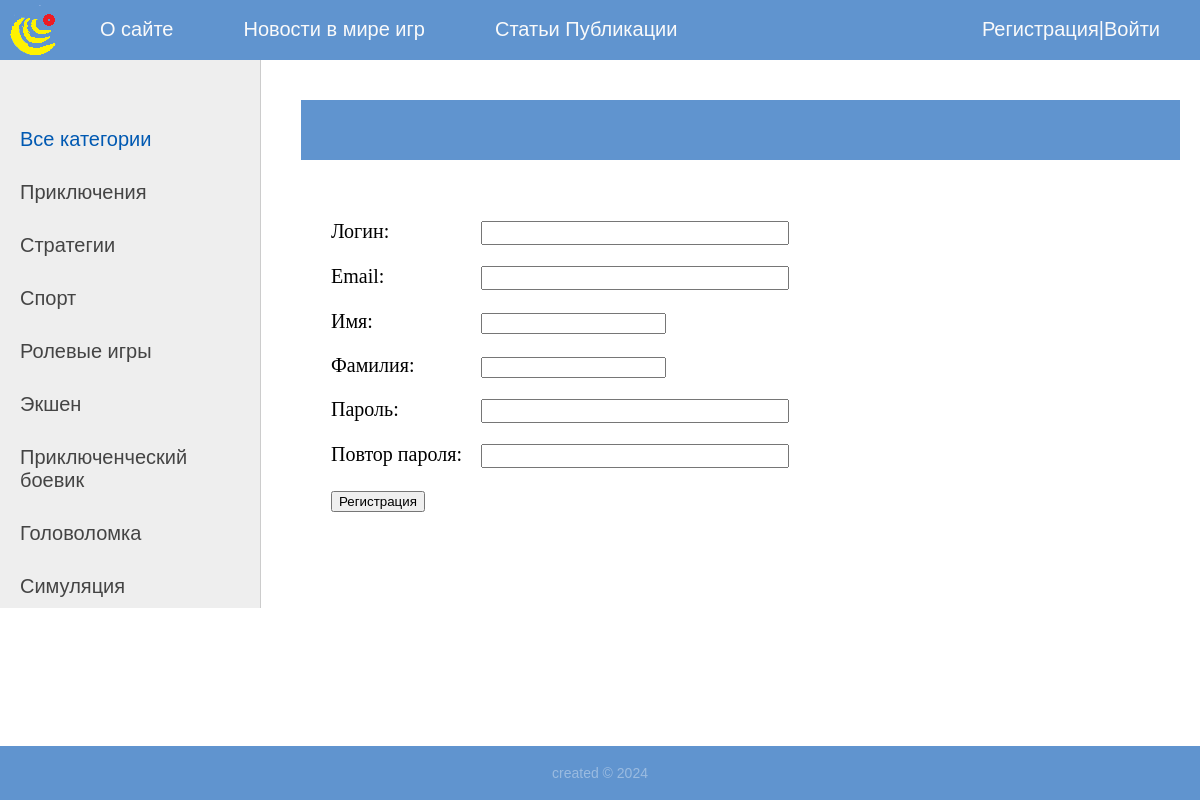
Screenshot of /register/ with the database file from the repository.
### blog/models.py (models this page shows, shortened)
class Category(models.Model):
    name = models.CharField(max_length=100, db_index=True, verbose_name='Категория')
    description = models.TextField(blank=True, verbose_name='Описание')
    slug = models.SlugField(max_length=255, unique=True, db_index=True, verbose_name="URL")
    def get_absolute_url(self):
        return reverse('category', kwargs={'cat_slug': self.slug})
    class Meta:
        verbose_name = 'Категории игр'
        verbose_name_plural = 'Категории игр'

### blog/views.py (the view)
# urls.py: path('register/', views.RegisterUser.as_view(), name='register'),
class RegisterUser(DataMixin, CreateView):
    form_class = RegisterUserForm
    template_name = 'users/register.html'
    success_url = reverse_lazy('login')
    def get_context_data(self, *, object_list=None, **kwargs):
        context = super().get_context_data(**kwargs)
        c_def = self.get_user_context(title="Регистрация")
        return dict(list(context.items()) + list(c_def.items()))

### blog/forms.py (shortened to what this page needs)
class RegisterUserForm(UserCreationForm):
    username = forms.CharField(label='Логин', widget=forms.TextInput(attrs={'class': 'form-input'}))
    email = forms.EmailField(label='Email', widget=forms.EmailInput(attrs={'class': 'form-input'}))
    password1 = forms.CharField(label='Пароль', widget=forms.PasswordInput(attrs={'class': 'form-input'}))
    password2 = forms.CharField(label='Повтор пароля', widget=forms.PasswordInput(attrs={'class': 'form-input'}))
    class Meta:
        model = User
        fields = ('username', 'email', 'first_name', 'last_name', 'password1', 'password2')
        labels = {
            'email': 'e-mail',
            'first_name': 'Имя',
            'last_name': 'Фамилия',
        }
        widget = {
            'email': forms.TextInput(attrs={'class': 'form-input'}),
            'first_name': forms.TextInput(attrs={'class': 'form-input'}),
            'last_name': forms.TextInput(attrs={'class': 'form-input'}),
        }

### blog/templatetags/blog_tags.py (called while the page is built)
@register.simple_tag()
def get_menu():
    return menu

### blog/utils.py (called while the page is built)
    def get_user_context(self, **kwargs):
        context = kwargs
        cats = Category.objects.annotate(Count('name'))
        context['cats'] = cats
        if 'cat_selected' not in context:
            context['cat_selected'] = 0
        return context

### templates/users/register.html (shortened to what this page needs)
{% extends 'blog/base.html' %}
{% load blog_tags %}
{% block content %}
                        <form method="post">
                            {% for f in form %}
                            <p><label class="form-label" for="{{ f.id_for_label }}">{{f.label}}: </label>{{ f }}</p>
                            {% endfor %}
                        <button type="submit">Регистрация</button>
                        </form>
{% endblock %}

### templates/blog/base.html (shortened to what this page needs)
{% load static %}
{% load blog_tags %}
<!DOCTYPE html>
<html lang="ru">
	<head>
		<link rel="stylesheet" type="text/css" href="{% static 'blog/css/styles.css' %}">
	</head>
	<body>
		<table class="table-page" border=0 cellpadding="0" cellspacing="0">
			<tr>
				<td valign=top>
{% block mainmenu %}
			<div class="header">
						<ul id="mainmenu" class="mainmenu">
						<li class="logo"><a href="{% url 'home' %}"><div class="logo"></div></a></li>
	{% get_menu as menu %}
				{% for m in menu %}
						<li><a href="{% url m.url_name %}">{{m.title}}</a></li>
				{% endfor %}
				{% if request.user.is_authenticated %}
							<li class="last"><a href="{% url 'profile' %}">{{user.username}}</a> | <a href="{% url 'logout' %}">Выйти</a></li>
				{% else %}
							<li class="last"><a href="{% url 'register' %}">Регистрация</a>|<a href="{% url 'login' %}">Войти</a></li>
				{% endif %}
						</ul>
			</div>
{% endblock %}
					<table class="table-content" border=0 cellpadding="0" cellspacing="0">
						<tr>
							<td valign="top" class="left-chapters">
{% block sidebar %}
					<br>
					<ul id="leftchapters">
					{% if cat_selected == 0 %}
						<li class="selected">Всe категории</li>
					{% else %}
						<li><a href="{% url 'blog' %}">Всe категории</a></li>
					{% endif %}
						{% for c in cats %}
							{% if c.name__count > 0 %}
								{% if c.pk == cat_selected %}
									<li class="selected">{{c.name}}</li>
								{% else %}
									<li><a href="{{ c.get_absolute_url }}">{{c.name}}</a></li>
								{% endif %}
							{% endif %}
						{% endfor %}
			</ul>
{% endblock %}
							<td valign="top" class="content">
{% block breadcrumbs %}
			<div class="header">
				<ul id="blog_menu" class="mainmenu">
				</ul>
			</div>
{% endblock %}
								<div class="content-text">
{% block content %}
{% endblock %}
								</div>
							</td>
						</tr>
					</table>
				</td>
			</tr>
			<tr>
				<td valign=top>
					<div id="footer">
				 		<p align="center">created © 2024</p>
					</div>
				</td>
			</tr>
		</table>
	</body>
</html>

### static/blog/css/styles.css (style rules this page uses)
html, body { font-family: 'Arial', serif; margin: 0; padding: 0; height: 100%; width: 100%; color: #6094cf; }
a { color: #0059b2; text-decoration: none; }
.table-page { width: 100%; height: 100%; vertical-align: top; }
.table-page tr { height: 100%; }
.header { background: #6094cf; height: 60px; }
.logo { background: url('../images/logo.png') no-repeat 10px 5px; width: 70px; height: 60px; }
ul.mainmenu { list-style: none; margin: 0; padding: 0; height: 60px; color: #fafafa; font-size: 20px; overflow: hidden; }
ul.mainmenu li { float: left; margin: 18px 40px 0 30px; }
ul.mainmenu li.logo { margin: 0; }
ul.mainmenu li.last { float: right; }
ul.mainmenu li a { color: #fafafa; text-decoration: none; }
.left-chapters { margin: 0; background: #eee; border-right: 1px solid #ccc; min-height: 100%; }
.left-chapters ul { width: 230px; min-height: 100%; margin: 0; padding: 20px 10px 10px 20px; list-style: none; font-size: 20px; }
.left-chapters ul li { margin: 30px 0 0 0; color: #999; }
.left-chapters ul li.selected { color: #0059b2; }
.left-chapters ul li a { color: #444; text-decoration: none; }
.content { padding: 40px 20px 20px 40px; width: 100%; box-sizing: border-box; }
.content-text { margin: 60px 0 0 30px; color: #000; font-size: 20px; font-family: Yandex Sans Display Light; }
#footer { box-sizing: border-box; background: #6094cf; padding: 5px; color: rgba(255, 255, 255, 0.37); font-size: 14px; font-family: Verdana, Geneva, Arial, Helvetica; text-align: left; overflow: hidden; }
.form-input { width: 300px; font-size: 16px; }
.form-label { display: inline-block; min-width: 150px; vertical-align: top; }

### rows the page displays
Category: name "Приключения"
Category: name "Стратегии"
Category: name "Спорт"
Category: name "Ролевые игры"
Category: name "Экшен"
Category: name "Приключенческий боевик"
Category: name "Головоломка"
Category: name "Симуляция"

### other values shown
{{ m.title }} "O сайте" "Новости в мире игр" "Статьи Публикации"
{{ f.label }} "Логин" "Email" "Имя" "Фамилия" "Пароль" "Повтор пароля"
